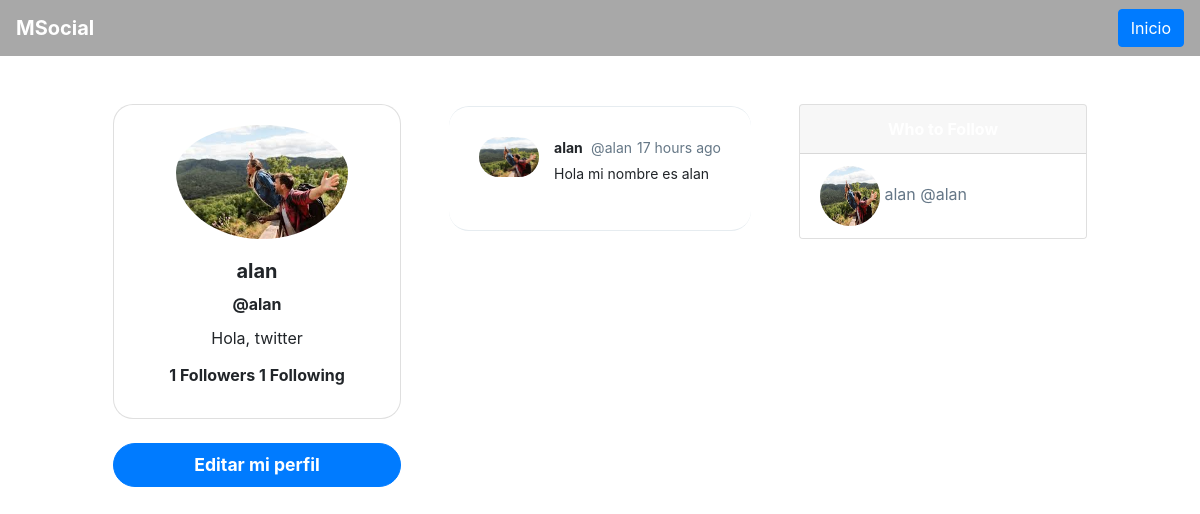
Page /profile/alan/ on the committed database.
### social/models.py (models this page shows, shortened)
class Profile(models.Model):
	user = models.OneToOneField(User, on_delete=models.CASCADE)
	bio = models.CharField(default='Hola, msocial', max_length=100)
	image = models.ImageField(default='default.png')
	def following(self):
		user_ids = Relationship.objects.filter(from_user=self.user)\
									.values_list('to_user_id', flat=True)
		return User.objects.filter(id__in=user_ids)
	def followers(self):
		user_ids = Relationship.objects.filter(to_user=self.user)\
									.values_list('from_user_id', flat=True)
		return User.objects.filter(id__in=user_ids)

class Post(models.Model):
	timestamp = models.DateTimeField(default=timezone.now)
	content = models.TextField()
	user = models.ForeignKey(User, on_delete=models.CASCADE, related_name='posts')
	class Meta:
		ordering = ['-timestamp']

### social/views.py (the view)
# urls.py: path('profile/<str:username>/', views.profile, name='profile'),
def profile(request, username):
	user = User.objects.get(username=username)
	posts = user.posts.all()
	context = {'user':user, 'posts':posts}
	return render(request, 'social/profile.html', context)

### social/templates/social/profile.html (shortened to what this page needs)
{% extends 'social/layout.html' %}
{% load humanize %}
{% block content %}
    <div id="main" class="container-fluid d-flex">
        <div class="sidebar m-5 d-none d-md-block">
            <div class="">
                <div class="card " style="width: 18rem; text-align:center;border-radius: 20px;">
                    <img class="card-img-top rounded-circle"
                        style="width:60%; position: relative;left: 62px;padding-top: 20px;"
                        src="{{ user.profile.image.url }}" alt="Card image cap">
                    <div class="card-body">
                        <h5 class="card-title font-weight-bold">{{ user.first_name }}</h5>
                        <h6 class="card-title font-weight-bold">@{{ user }}</h6>
                        <p class="card-text">{{ user.profile.bio }}</p>
                        <h6 class="card-title font-weight-bold">
                        {{ user.profile.followers.count }} Followers
                        {{ user.profile.following.count }} Following
                        </h6>
                    </div>
                </div>
                <a href="{% url 'editar' %}" id="addAsocialLeft" onclick="" type="button"
                style="border-radius: 30px; font-size: 1.1rem; font-weight:bold;"
                class="btn btn-primary btn-lg btn-block mt-4 text-white ">Editar mi perfil</a>
            </div>
        </div>
        <div class="content">
            {% for post in posts %}
            <div id="socialCards">
                <div class="social-wrap" style="border-radius:20px">
                    <div class="social-header">
                        <img src="{{ post.user.profile.image.url }}"
                            alt="" class="avator">
                        <div class="social-header-info">
                            {{ post.user.first_name }} <span>@{{ post.user }}</span><span>{{ post.timestamp|naturaltime }}
                            </span>
                            <p>{{ post.content }}</p>
                        </div>
                    </div>
                </div>
            </div>
            {% endfor %}
        </div>
        <div class="sidebar m-5 d-none d-xl-block">
            <div class="card" style="width: 18rem;">
                <div class="card-header">
                </div>
                <ul class="list-group list-group-flush">
                    {% for post in posts %}
                        <li class="list-group-item">
                            <img src="{{ post.user.profile.image.url }}"
                                style="width:60px;height:60px;border-radius:100px">
                                <a href="{% url 'profile' post.user %}" style="text-decoration: none;color: #657787;">
                                {{ post.user.first_name }} @{{ post.user }}</a>
                        </li>
                    {% endfor %}
                </ul>
            </div>
        </div>
    </div>
{% endblock content %}

### social/static/css/style.css (style rules this page uses)
body { background: #E6E8E9; ; font-family: 'Asap', sans-serif; font-family: 'Roboto', sans-serif; }
img { max-width: 100%; }
.avator { border-radius: 100px; width: 60px; margin-right: 15px; }
.card { border: none; }
.card-header { background-color: #d5d5d5 ; color: white; text-align: center; font-weight: bold; border: none; }
#main { justify-content: center; }
.social-wrap { max-width: 490px; background: #fff; margin: 0 auto; margin-top: 50px; border-radius: 3px; padding: 30px; border-bottom: 1px solid #e6ecf0; border-top: 1px solid #e6ecf0; }
.social-header { display: flex; align-items: flex-start; font-size: 14px; }
.social-header-info { font-weight: bold; }
.social-header-info span { color: #657786; font-weight: normal; margin-left: 5px; }
.social-header-info p { font-weight: normal; margin-top: 5px; }
.btn { background-color: #1E96EB ; border-style: none; font-weight: bold; color: white; }
a:link { color: #1E96EB ; text-decoration: none; }

### rows in the picture
Post: user.profile.image (picture), user.first_name "alan", user "alan", timestamp "17 hours ago", content "Hola mi nombre es alan"

### other values in the picture
{{ user.first_name }} "alan"
{{ user }} "alan"
{{ user.profile.bio }} "Hola, twitter"
{{ user.profile.followers.count }} "1"
{{ user.profile.following.count }} "1"
